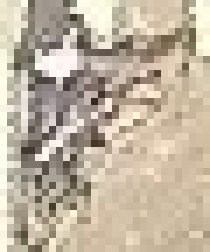
#> input picture data/COSMOS_Data/CVAT_Patches/two_wheelers/frame_20231201-051442020_class_2.jpg, 30 x 36 px (shown 7 times larger); its folder holds 4 pictures in this run
$ python patch_resizer.py
#> lines starting #> are read from the running program, lines starting #| are printed output that depends on the picture
import cv2
import os
import glob

def resize_images(input_dir, output_dir, size=(64, 64)):
    # Check if output directory exists, if not, create it
#> called with size = (64, 64)
    if not os.path.exists(output_dir):
        os.makedirs(output_dir)

    # Get list of all image file paths in the input directory
    image_paths = glob.glob(os.path.join(input_dir, '*'))

    for img_path in image_paths:
        # Read the image
        img = cv2.imread(img_path)
#> img is the input picture: shape (36, 30, 3); mean B, G, R 160.1, 178.8, 191.5

        # Resize the image
        resized_img = cv2.resize(img, size)
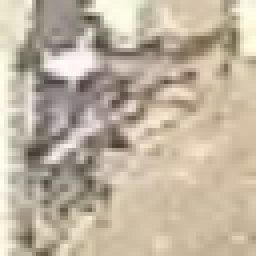
#> resized_img: shape (64, 64, 3) (shown 4 times larger); mean B, G, R 159.9, 178.6, 191.3

        # Extract filename and create output path
        filename = os.path.basename(img_path)
        output_path = os.path.join(output_dir, filename)

        # Save the resized image
        cv2.imwrite(output_path, resized_img)
        print(f"Resized and saved {filename}")
#> pass 2 of the loop in resize_images, `for img_path in image_paths:`:
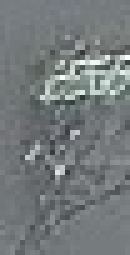
#> input picture data/COSMOS_Data/CVAT_Patches/two_wheelers/frame_20231201-051640207_class_2.jpg, 26 x 51 px (shown 5 times larger)
#> in resize_images, img is the input picture: shape (51, 26, 3); mean B, G, R 123.9, 122.4, 116.8
#> in resize_images, `resized_img = cv2.resize(img, size)`:
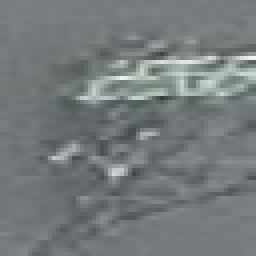
#> resized_img: shape (64, 64, 3) (shown 4 times larger); mean B, G, R 123.9, 122.3, 116.7
#> pass 3 of the loop in resize_images, `for img_path in image_paths:`:
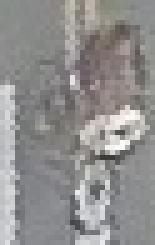
#> input picture data/COSMOS_Data/CVAT_Patches/two_wheelers/frame_20231201-052012613_class_2.jpg, 31 x 49 px (shown 5 times larger)
#> in resize_images, img is the input picture: shape (49, 31, 3); mean B, G, R 142.7, 143.3, 144.8
#> in resize_images, `resized_img = cv2.resize(img, size)`:
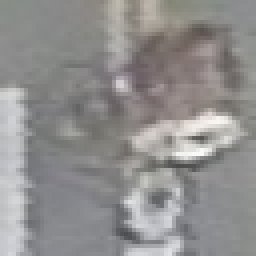
#> resized_img: shape (64, 64, 3) (shown 4 times larger); mean B, G, R 142.5, 143.2, 144.6
#> the loop made 4 passes; the first 3 are shown

# Example usage
input_dir = r'C:\Users\aishw\Documents\zklabs\CVAT_Patches\two_wheelers'  # Replace with your input directory
output_dir = input_dir + '_resized_64'  # Output directory
resize_images(input_dir, output_dir)
